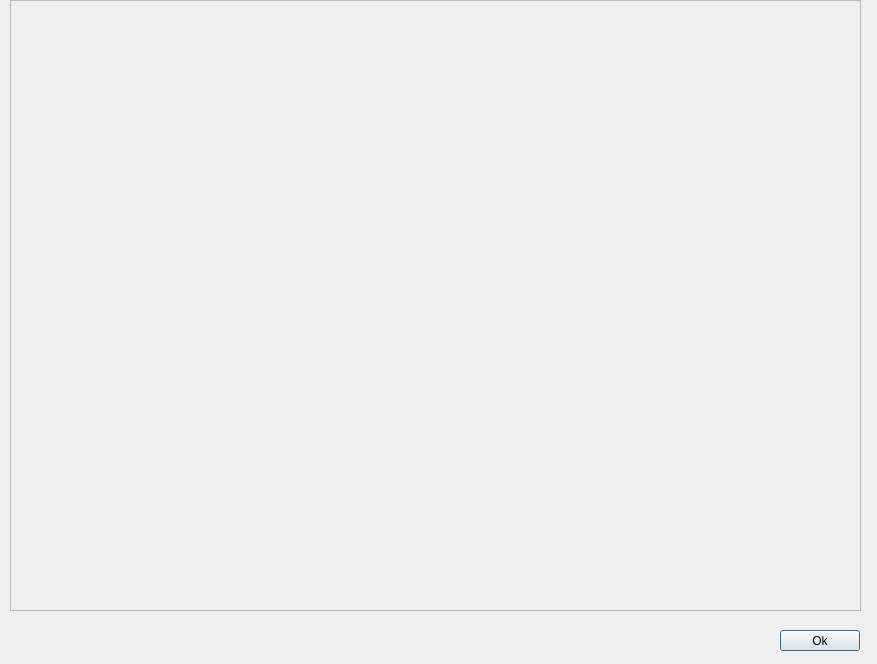
<?xml version="1.0" encoding="UTF-8"?>
<ui version="4.0">
 <class>AllData</class>
 <widget class="QDialog" name="AllData">
  <property name="geometry">
   <rect>
    <x>0</x>
    <y>0</y>
    <width>877</width>
    <height>664</height>
   </rect>
  </property>
  <property name="windowTitle">
   <string>Dialog</string>
  </property>
  <widget class="QPushButton" name="Ok">
   <property name="geometry">
    <rect>
     <x>780</x>
     <y>630</y>
     <width>80</width>
     <height>21</height>
    </rect>
   </property>
   <property name="text">
    <string>Ok</string>
   </property>
  </widget>
  <widget class="QScrollArea" name="scrollArea">
   <property name="geometry">
    <rect>
     <x>10</x>
     <y>0</y>
     <width>851</width>
     <height>611</height>
    </rect>
   </property>
   <property name="widgetResizable">
    <bool>true</bool>
   </property>
   <widget class="QWidget" name="scrollAreaWidgetContents">
    <property name="geometry">
     <rect>
      <x>0</x>
      <y>0</y>
      <width>849</width>
      <height>609</height>
     </rect>
    </property>
   </widget>
  </widget>
 </widget>
 <resources/>
 <connections/>
</ui>
